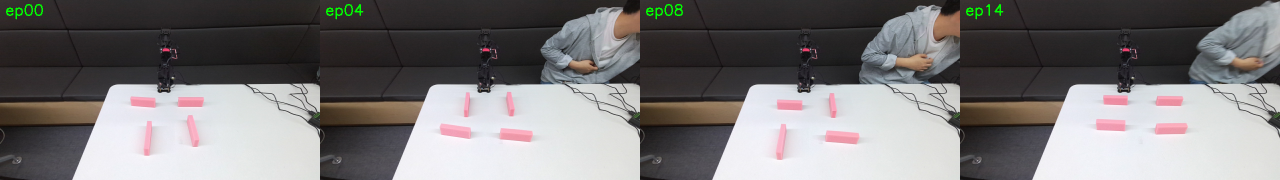
#> input picture claudedocs/gamma_layouts_sample_4.png, 2560 x 360 px (shown at 1/2 size)
$ python -i compute_sponge_poses.py   (imports and definitions only)
#> lines starting #> are read from the running program, lines starting #| are printed output that depends on the picture; after the words box and inside, x2 and y2 are one past the last pixel; in counts of white or black regions, pixels touching at a corner belong together
"""Estimate per-episode sponge initial pose from v6 collection data.

Per Plan Step 2 (Real→Sim replay). For each of the 50 v6 episodes we use the
frame-0 RGB+depth from `collected_data_v6/episode_XXXX/` to localise the pink
sponge in the robot base frame.

Pipeline
--------
1. HSV mask the pink sponge in `rgb_0000.jpg`.
2. Back-project masked pixels through Kinect color intrinsics using
   `depth_0000.npy` (transformed_depth, uint16 mm).
3. Median point -> centroid in camera frame.
4. Rotate+translate by Kinect->robot extrinsics (from --calib YAML; falls
   back to a placeholder until Step 4 measurement is available).
5. PCA on the mask points -> principal-axis angle to vertical; warn if >25°.
6. Fallback (no pink detection): use ESP32 FK at grip_close_frame (TCP XYZ
   is a lower-bound proxy for sponge centroid - lifts ~62mm up).

Output
------
`sim_scripts/sponge_poses.json`::

    {
      "meta": {"source": "depth+color", "calib": "approx"|"measured", ...},
      "episodes": {
        "0000": {"pos_m": [x, y, z], "rot_quat_wxyz": [w, x, y, z],
                  "method": "depth", "axis_deg_from_up": 3.4, ...},
        ...
      }
    }

Coordinate convention: robot base (URDF world) frame. +Z up, +X forward from
robot toward the workspace. All positions in metres.

Run
---
    python sim_scripts/compute_sponge_poses.py \\
        --collected collected_data_v6 \\
        --calib sim_scripts/kinect_calib.yaml \\
        --out sim_scripts/sponge_poses.json
"""

from __future__ import annotations

import argparse
import json
import math
import sys
from dataclasses import dataclass
from pathlib import Path

import cv2
import numpy as np
import yaml

# Ensure repo root import (for fk_roarm_m3 fallback).
REPO_ROOT = Path(__file__).resolve().parents[1]
sys.path.insert(0, str(REPO_ROOT))
from data_z_vs_elbow_analysis import fk_roarm_m3  # noqa: E402

# ---------------------------------------------------------------------------
# Constants (Plan Step 2 assumptions; override via CLI/yaml).
# ---------------------------------------------------------------------------

# Azure Kinect 720p color intrinsics (approximate, from calibrate_azure_kinect.py).
DEFAULT_INTRINSICS = {
    "fx": 607.0,
    "fy": 607.0,
    "cx": 638.0,
    "cy": 367.0,
    "width": 1280,
    "height": 720,
}

# Placeholder Kinect->robot-base extrinsics. Camera sits roughly front-right of
# the base, looking down-forward at the table. These numbers are ONLY a stand-in
# until Step 4 measurement (cv2.calibrateCamera + solvePnP on chessboard).
# All sponge poses tagged "approx" should be recomputed once kinect_calib.yaml
# lands.
DEFAULT_EXTRINSICS = {
    "rotation_matrix": [
        # Rotate camera -Z (optical forward) to robot +X, camera +X to -Y, camera +Y to -Z.
        [0.0, 0.0, 1.0],
        [-1.0, 0.0, 0.0],
        [0.0, -1.0, 0.0],
    ],
    "translation_m": [0.0, 0.5, 0.3],  # camera ~50 cm to the right, 30 cm up.
    "source": "placeholder",
}

# Pink sponge HSV bounds (OpenCV H: 0-180). Tuned on ep0 inspection;
# widen if detection rate <90%.
PINK_HSV_LOW_1 = np.array([155, 60, 80], dtype=np.uint8)
PINK_HSV_HIGH_1 = np.array([180, 255, 255], dtype=np.uint8)
PINK_HSV_LOW_2 = np.array([0, 60, 80], dtype=np.uint8)   # wrap-around
PINK_HSV_HIGH_2 = np.array([12, 255, 255], dtype=np.uint8)

SPONGE_VERTICAL_Z_M = 0.125  # tallest sponge dimension when upright.
MIN_MASK_PIXELS = 80         # below this -> fall back.
MAX_DEPTH_MM = 1200          # workspace max ~1m; anything further is background.
MIN_DEPTH_MM = 150           # ignore too-close noise.
MAX_AXIS_TILT_DEG = 25.0     # warn threshold.


# ---------------------------------------------------------------------------
# Data classes
# ---------------------------------------------------------------------------

@dataclass
class Intrinsics:
    fx: float
    fy: float
    cx: float
    cy: float
    width: int
    height: int


@dataclass
class Extrinsics:
    R: np.ndarray  # 3x3
    t: np.ndarray  # (3,)
    source: str

    # [23 lines left out: functions from_dict, load_calib, not called in this run]


def pink_mask(rgb: np.ndarray, depth_mm: np.ndarray | None = None) -> np.ndarray:
    """Return a bool HxW mask of pink sponge pixels.

    If ``depth_mm`` is provided, connected components are ranked by
    median depth (closest first) rather than area — this suppresses
    background pink objects (walls, cloth) which otherwise win by
    pixel count in ~12% of v6 episodes.
    """
    hsv = cv2.cvtColor(rgb, cv2.COLOR_RGB2HSV)
#> hsv: shape (360, 2560, 3); mean H, S, V 98.7, 23.1, 125.5
    m1 = cv2.inRange(hsv, PINK_HSV_LOW_1, PINK_HSV_HIGH_1)
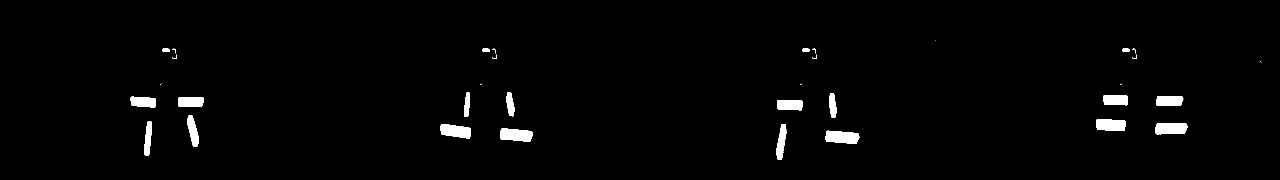
#> m1: shape (360, 2560) (shown at 1/2 size); 1.7% white; 34 white regions (10 under 20 px), largest, box (x1, y1, x2, y2) and area: (1651, 261, 1719, 288) 1444, (1000, 257, 1065, 284) 1387, (880, 248, 942, 277) 1311
    m2 = cv2.inRange(hsv, PINK_HSV_LOW_2, PINK_HSV_HIGH_2)
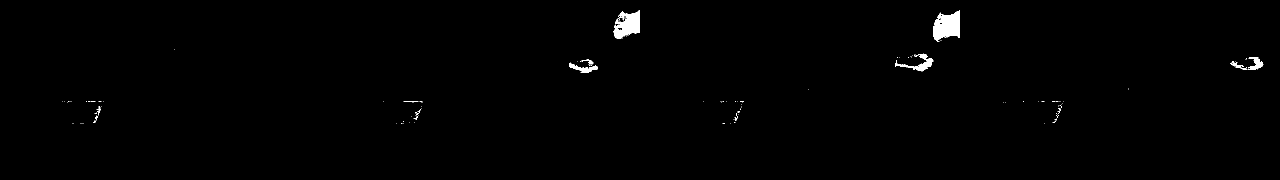
#> m2: shape (360, 2560) (shown at 1/2 size); 0.7% white; 128 white regions (114 under 20 px), largest, box (x1, y1, x2, y2) and area: (1866, 21, 1920, 83) 2285, (1227, 20, 1280, 78) 1885, (1790, 107, 1867, 143) 724
    mask = (m1 | m2)
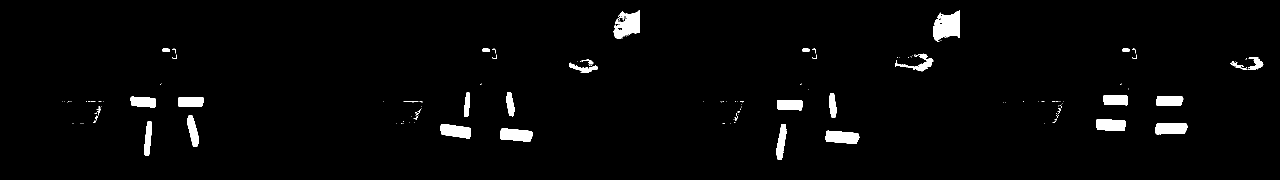
#> mask: shape (360, 2560) (shown at 1/2 size); 2.4% white; 159 white regions (120 under 20 px), largest, box (x1, y1, x2, y2) and area: (1866, 21, 1920, 83) 2286, (1227, 20, 1280, 78) 1885, (1651, 261, 1719, 288) 1444
    kernel = cv2.getStructuringElement(cv2.MORPH_ELLIPSE, (5, 5))
    mask = cv2.morphologyEx(mask, cv2.MORPH_OPEN, kernel)
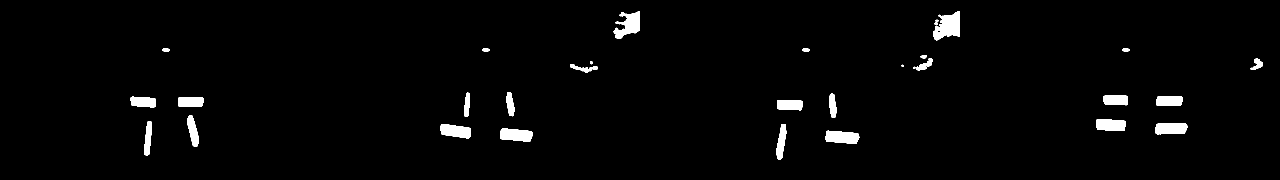
#> mask: shape (360, 2560) (shown at 1/2 size); 2.2% white; 30 white regions (2 under 20 px), largest, box (x1, y1, x2, y2) and area: (1866, 22, 1920, 81) 2029, (1227, 22, 1280, 78) 1668, (1651, 261, 1719, 288) 1442
    mask = cv2.morphologyEx(mask, cv2.MORPH_CLOSE, kernel)
#> mask: shape (360, 2560); 2.3% white; 28 white regions (1 under 20 px), largest, box (x1, y1, x2, y2) and area: (1866, 22, 1920, 81) 2165, (1227, 22, 1280, 78) 1697, (1651, 261, 1719, 288) 1442
    n, labels, stats, _ = cv2.connectedComponentsWithStats(mask, connectivity=8)
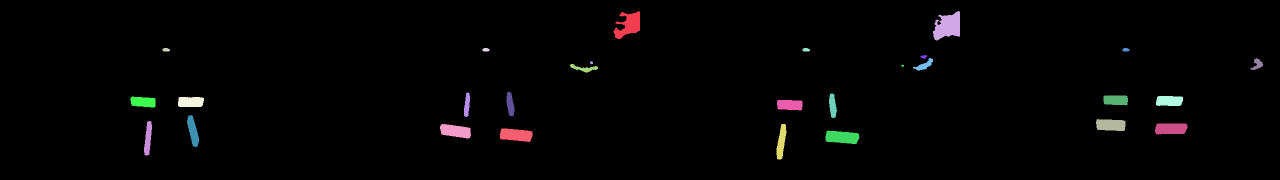
#> labels: shape (360, 2560) int32 (shown at 1/2 size); 29 distinct labels, from 0 to 28; one colour per label, 0 black
#> n = 29; stats = 29 rows, first 6: [0, 0, 2560, 360, 900729], [1227, 22, 53, 56, 1697], [1866, 22, 54, 59, 2165], [325, 96, 15, 7, 88], [965, 96, 14, 7, 84], [1605, 96, 15, 7, 88]
    if n <= 1:
        return np.zeros_like(mask, dtype=bool)
    candidates = [i for i in range(1, n) if stats[i, cv2.CC_STAT_AREA] >= MIN_MASK_PIXELS // 2]
#> candidates = 26 values from 1 to 28
    if not candidates:
        candidates = [int(np.argmax(stats[1:, cv2.CC_STAT_AREA])) + 1]
    if depth_mm is not None and len(candidates) > 1:
        # [5 lines left out: function median_depth, not called in this run]
        keep = min(candidates, key=median_depth)
    else:
        keep = max(candidates, key=lambda i: int(stats[i, cv2.CC_STAT_AREA]))
#> keep = 2
    return labels == keep
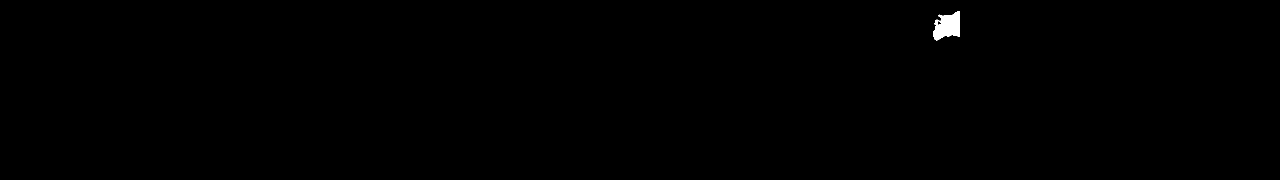
#> returned value: shape (360, 2560) bool (shown at 1/2 size); 0.23% white; 1 white region, box (x1, y1, x2, y2) and area: (1866, 22, 1920, 81) 2165


# [12 lines left out: function backproject, not called in this run]


def camera_to_world(pts_cam: np.ndarray, extr: Extrinsics) -> np.ndarray:
    return (extr.R @ pts_cam.T).T + extr.t


# [12 lines left out: function axis_tilt_deg, not called in this run]


def upright_quat_wxyz() -> list[float]:
    """Sponge standing upright with long axis == world +Z."""
    return [1.0, 0.0, 0.0, 0.0]


# [154 lines left out: functions fk_fallback_pose, estimate_episode, main, not called in this run]


# [2 lines not run here, left out]

>>> import cv2
>>> picture = cv2.cvtColor(cv2.imread('../claudedocs/gamma_layouts_sample_4.png'), cv2.COLOR_BGR2RGB)
>>> result = pink_mask(picture)

$ run again, on claudedocs/gamma_home_pose_check_20260505_165409.png
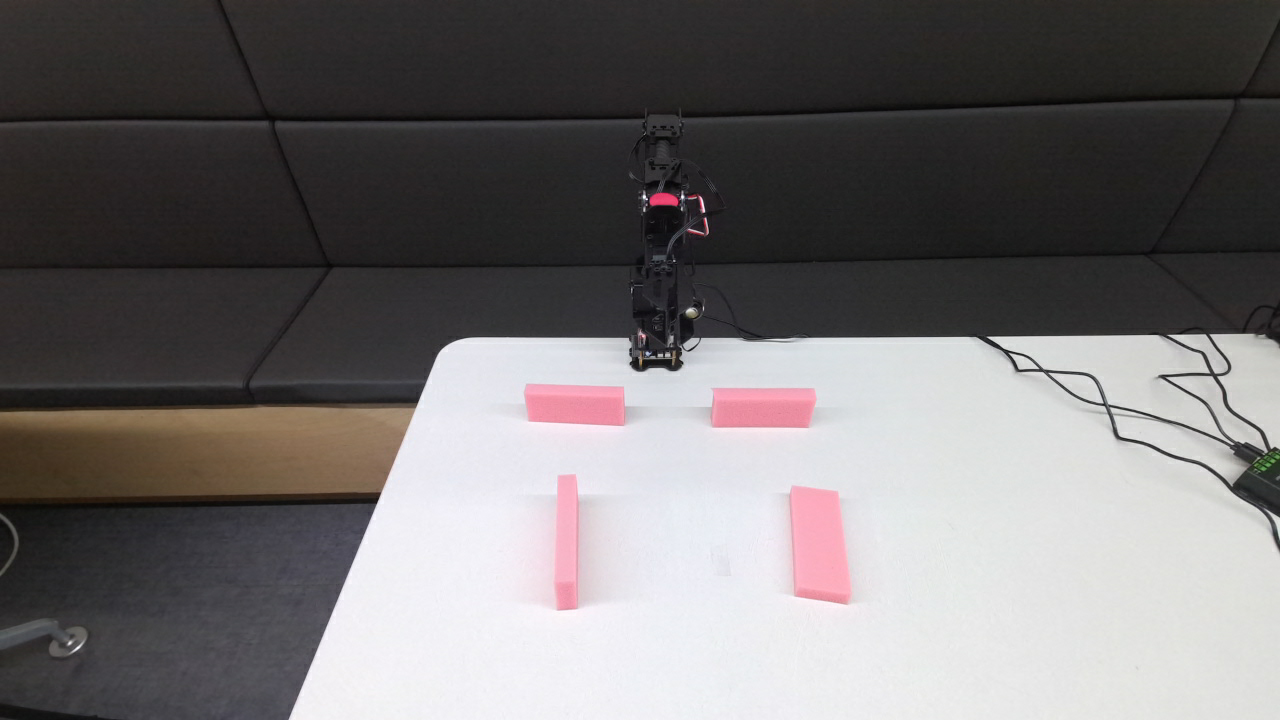
#> input picture claudedocs/gamma_home_pose_check_20260505_165409.png, 1280 x 720 px
#> hsv: shape (720, 1280, 3); mean H, S, V 86.5, 18.3, 117
#> in pink_mask, `m1 = cv2.inRange(hsv, PINK_HSV_LOW_1, PINK_HSV_HIGH_1)`:
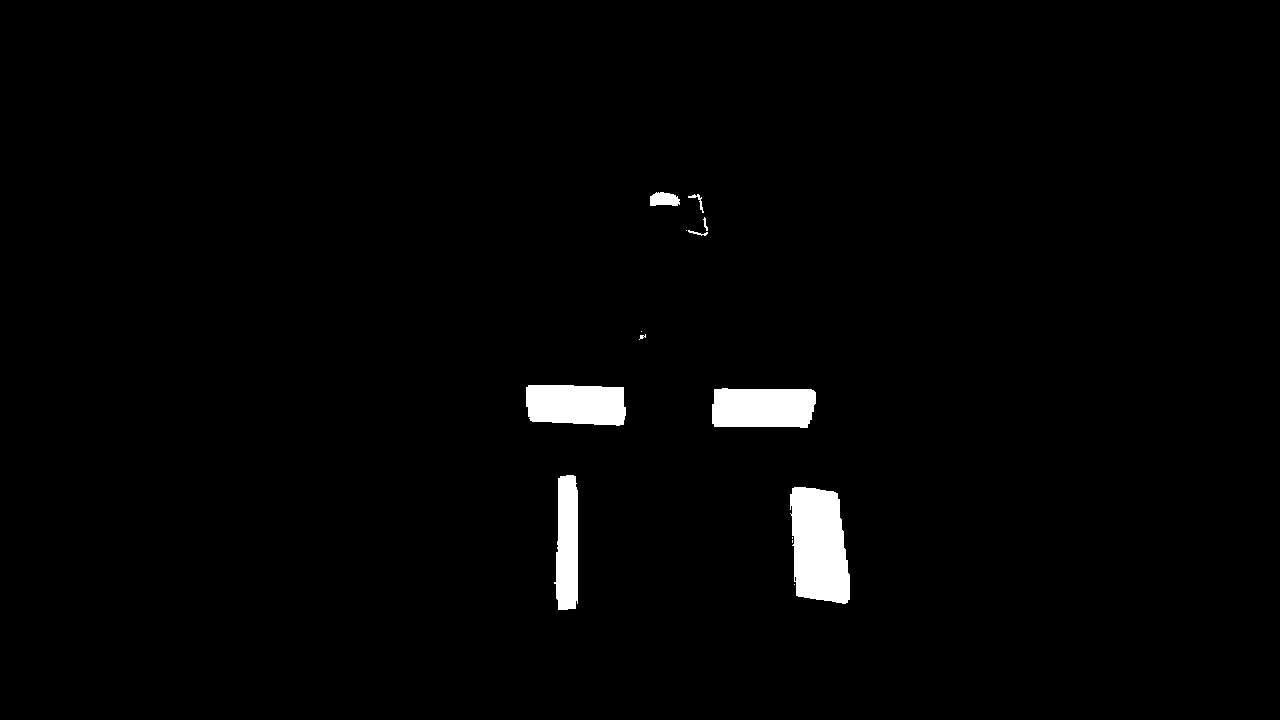
#> m1: shape (720, 1280); 1.8% white; 14 white regions (5 under 20 px), largest, box (x1, y1, x2, y2) and area: (790, 487, 850, 604) 5724, (712, 388, 816, 428) 3828, (526, 385, 626, 426) 3688
#> m2: shape (720, 1280); 0.08% white; 25 white regions (19 under 20 px), largest, box (x1, y1, x2, y2) and area: (364, 445, 400, 487) 456, (392, 432, 406, 444) 58, (288, 491, 317, 494) 39, (345, 404, 362, 407) 27, (400, 406, 416, 408) 24, (372, 488, 380, 493) 22
#> labels: shape (720, 1280) int32; 8 distinct labels, from 0 to 7
#> n = 8; stats = [[0, 0, 1280, 720, 905102], [650, 192, 29, 14, 328], [526, 385, 100, 41, 3681], [712, 388, 104, 40, 3822], [376, 453, 20, 10, 123], [372, 471, 14, 12, 110], [556, 475, 22, 135, 2726], [790, 487, 60, 117, 5708]]
#> candidates = [1, 2, 3, 4, 5, 6, 7]
#> keep = 7
#> in pink_mask, `return labels == keep`:
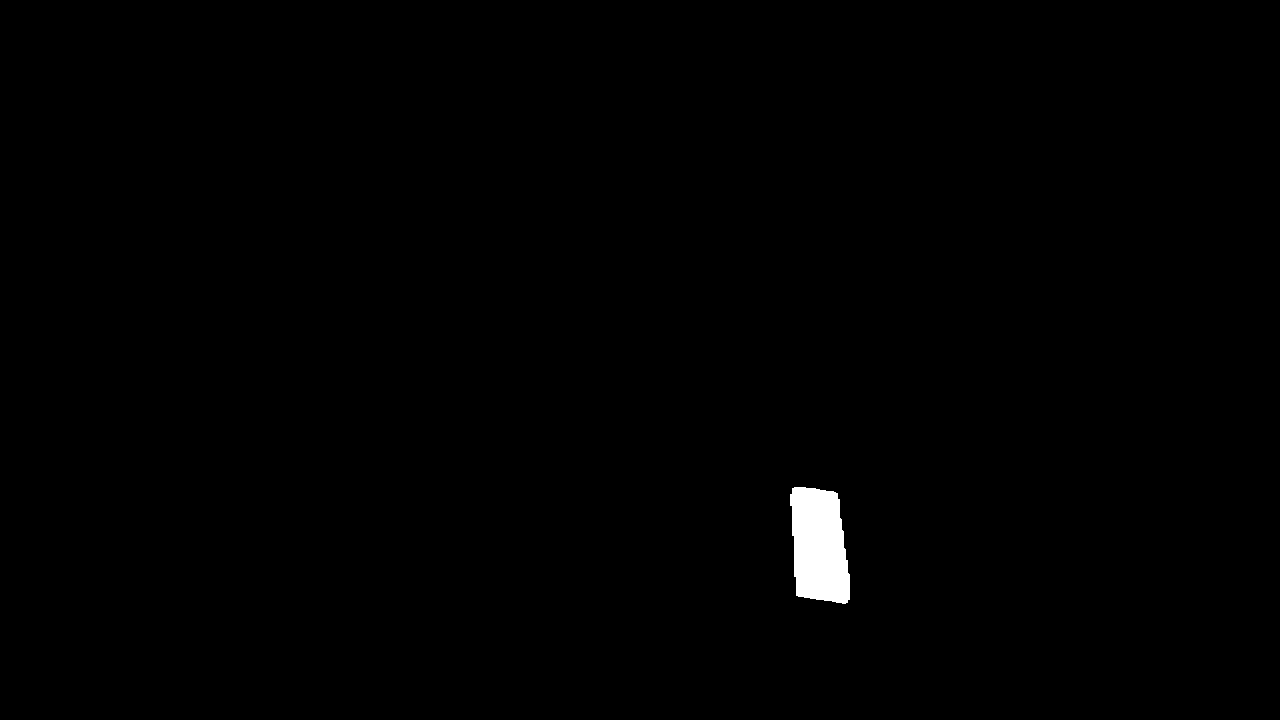
#> returned value: shape (720, 1280) bool; 0.62% white; 1 white region, box (x1, y1, x2, y2) and area: (790, 487, 850, 604) 5708
